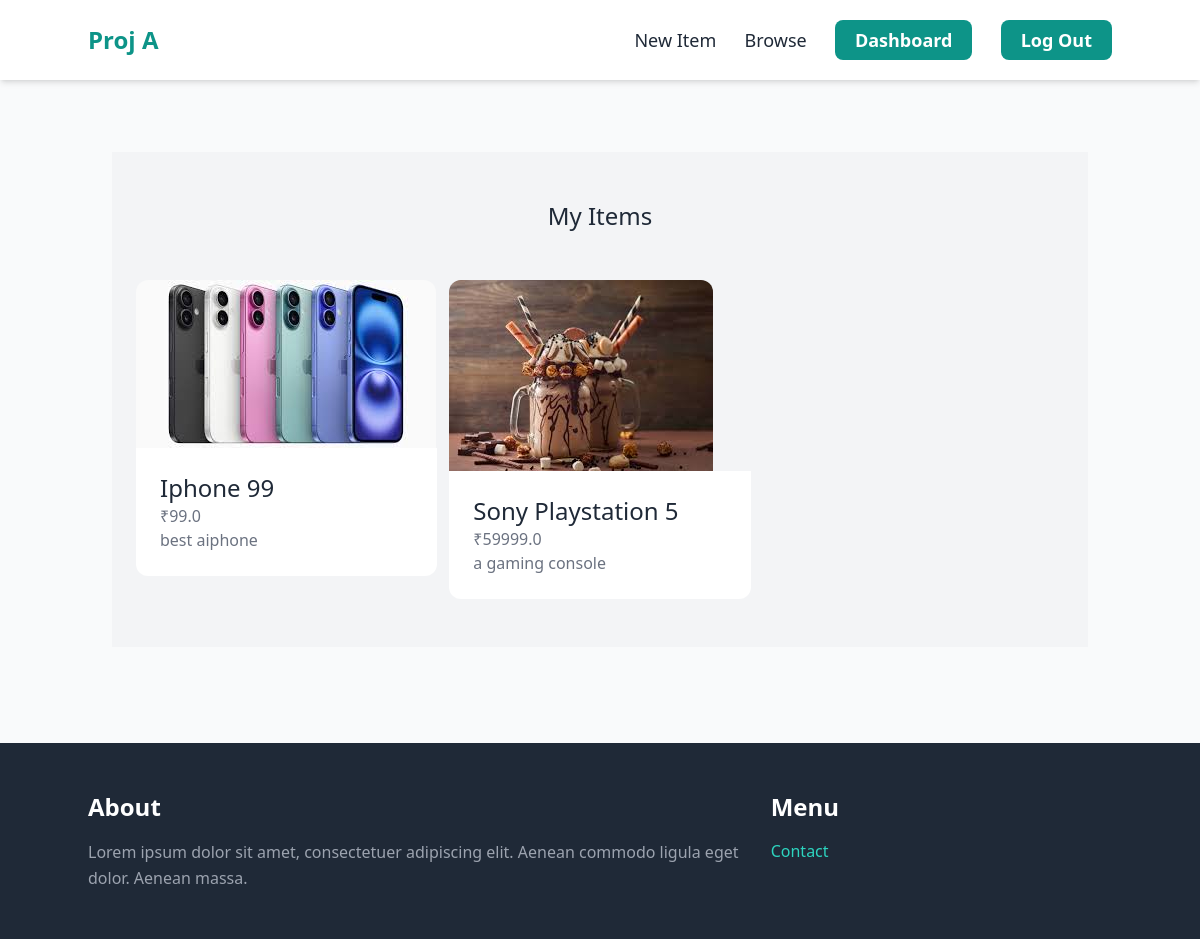
The page /dashboard/ (signed in) on the database its author committed.
### item/models.py (models this page shows, shortened)
class Item(models.Model):
    category=models.ForeignKey(Category,related_name='items',on_delete=models.CASCADE)
    name=models.CharField(max_length=255)
    description=models.TextField(max_length=255,null=True)
    price=models.FloatField()
    image=models.ImageField(upload_to='item_images',blank=True,null=True) #pip instal pillow
    is_sold=models.BooleanField(default=False)
    created=models.DateTimeField(auto_now_add=True)
    created_by=models.ForeignKey(User,related_name="items",on_delete=models.CASCADE)
    class Meta:
        verbose_name_plural='Items'
        ordering=('name',)

### dashboard/views.py (the view)
# urls.py: path('',views.index,name='index'),
@login_required
def index(request):
    items=Item.objects.filter(created_by=request.user)
    return render(request,'dashboard/index.html',{
        'items':items,
    })

### dashboard/templates/dashboard/index.html (shortened to what this page needs)
{% extends 'core/base.html' %}
{% block content %}
<div class="mt-6 px-6 py-12 bg-gray-100">
    <h2 class="mb-12 text-2xl text-center">My Items</h2>
    <div class="grid grid-cols-3 gap-3">
        {% for item in items %}
        <div>
            <a href="{% url 'item:detail' item.id %}">
                <div>
                    <img src="{{item.image.url}}" class="rounded-t-xl">
                </div>
                <div class="p-6 bg-white rounded-b-xl">
                    <h2 class="text-2xl">{{item.name}}</h2>
                    <p class="text-gray-500">₹{{item.price}}</p>
                    <p class="text-gray-500">{{item.description}}</p>
                </div>
            </a>
        </div>
        {% endfor %}
    </div>
</div>
{% endblock %}

### rows shown on the page
Item: image (picture), name "Iphone 99", price "99.0", description "best aiphone"
Item: image (picture), name "Sony Playstation 5", price "59999.0", description "a gaming console"
